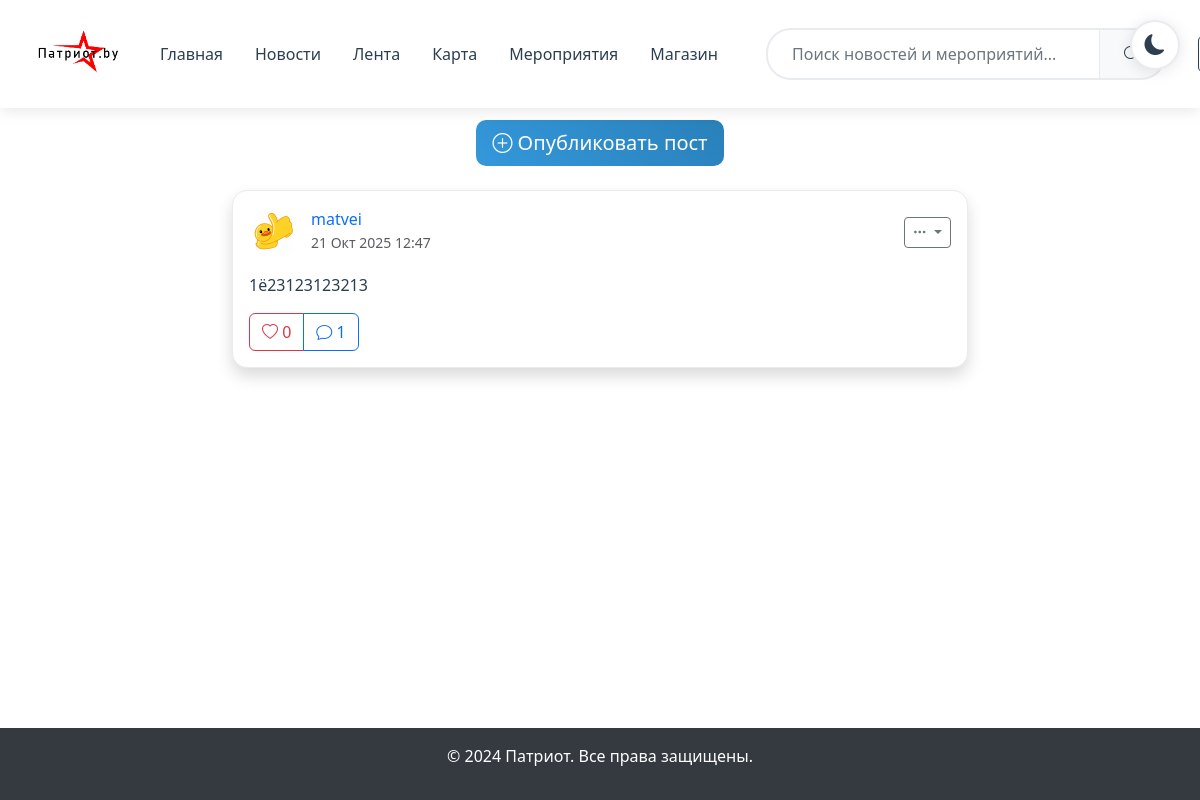
/feed/ (signed in), run on the app's committed database.
### app/models.py (models this page shows, shortened)
class Post(models.Model):
    POST_TYPES = [
        ('text', 'Текст'),
        ('image', 'Изображение'),
        ('video', 'Видео'),
        ('audio', 'Аудио'),
    ]
    author = models.ForeignKey(User, related_name='post_set', on_delete=models.CASCADE)
    content = models.TextField(verbose_name="Текст поста")
    post_type = models.CharField(max_length=10, choices=POST_TYPES, default='text')
    media_file = models.FileField(upload_to='posts/media/', blank=True, null=True)
    audio_cover = models.ImageField(upload_to='posts/audio_covers/', blank=True, null=True,
                                    verbose_name="Обложка аудио")
    created_at = models.DateTimeField(auto_now_add=True)
    updated_at = models.DateTimeField(auto_now=True)
    class Meta:
        ordering = ['-created_at']
    def user_can_delete(self, user):
        return user.is_authenticated and (user == self.author or user.is_staff)

class UserProfile(models.Model):
    user = models.OneToOneField(User, on_delete=models.CASCADE)
    avatar = models.ImageField(upload_to='avatars/', null=True, blank=True)
    status = models.CharField(max_length=255, blank=True)
    bio = models.TextField(blank=True)
    diamonds = models.IntegerField(default=0)
    created_at = models.DateTimeField(auto_now_add=True)
    updated_at = models.DateTimeField(auto_now=True)
    active_avatar_frame = models.ForeignKey(ShopItem, on_delete=models.SET_NULL,
                                            null=True, blank=True,
                                            related_name='active_avatar_frames',
                                            verbose_name="Активная рамка аватарки",
                                            limit_choices_to={'category': 'avatar_frame'})
    active_profile_background = models.ForeignKey(ShopItem, on_delete=models.SET_NULL,
                                                  null=True, blank=True,
                                                  related_name='active_backgrounds',
                                                  verbose_name="Активный фон профиля",
                                                  limit_choices_to={'category': 'profile_background'})
    active_badge = models.ForeignKey(ShopItem, on_delete=models.SET_NULL,
                                     null=True, blank=True,
                                     related_name='active_badges',
                                     verbose_name="Активный значок",
                                     limit_choices_to={'category': 'badge'})

### app/views.py (the view)
# urls.py: path('feed/', views.feed_view, name='feed'),
@login_required
def feed_view(request):
    posts = Post.objects.all().select_related('author').prefetch_related('likes', 'comments').order_by('-created_at')
    comment_form = CommentForm()
    context = {
        'posts': posts,
        'comment_form': comment_form,
    }
    return render(request, 'feed/feed.html', context)

### app/forms.py
class CommentForm(forms.ModelForm):
    class Meta:
        model = Comment
        fields = ['content']
        widgets = {
            'content': forms.Textarea(attrs={
                'class': 'form-control',
                'rows': 2,
                'placeholder': 'Напишите комментарий...'
            }),
        }

### app/models.py (called while the page is built)
    def user_can_delete(self, user):
        return user.is_authenticated and (user == self.user or user == self.post.author or user.is_staff)

### app/templatetags/post_tags.py (called while the page is built)
@register.filter
def can_delete_post(post, user):
    return post.user_can_delete(user)

@register.filter
def can_delete_comment(comment, user):
    return comment.user_can_delete(user)

### app/templates/feed/feed.html (shortened to what this page needs)
{% extends 'base.html' %}
{% load static %}
{% load post_tags %}
{% block content %}
<div class="container mt-4">
    <div class="row justify-content-center">
        <div class="col-md-8">
            <div class="text-center mb-4">
                {% if user.is_authenticated %}
                <button type="button" class="btn btn-primary btn-lg" data-bs-toggle="modal" data-bs-target="#createPostModal">
                    <i class="bi bi-plus-circle"></i> Опубликовать пост
                </button>
                {% endif %}
            </div>
            <div id="posts-feed">
                {% for post in posts %}
                <div class="card shadow mb-4 post-card" id="post-{{ post.id }}">
                    <div class="card-body">
                        <div class="d-flex align-items-center justify-content-between mb-3">
                            <div class="d-flex align-items-center">
                                <a href="{% url 'user_profile' post.author.username %}" class="text-decoration-none">
                                    <div style="position: relative; width: 50px; height: 50px; margin-right: 12px;">
                                        {% if post.author.userprofile.avatar %}
                                            <img src="{{ post.author.userprofile.avatar.url }}"
                                                 alt="Аватар"
                                                 style="width: 40px; height: 40px; object-fit: cover; position: absolute; top: 5px; left: 5px; z-index: 1; border-radius: 6px;">
                                        {% endif %}
                                    </div>
                                </a>
                                <div>
                                    <a href="{% url 'user_profile' post.author.username %}" class="text-decoration-none">
                                        <h6 class="mb-0">{{ post.author.username }}</h6>
                                    </a>
                                    <small class="text-muted">{{ post.created_at|date:"d M Y H:i" }}</small>
                                </div>
                            </div>
                            {% if user.is_authenticated and post|can_delete_post:user %}
                            <div class="dropdown">
                                <button class="btn btn-sm btn-outline-secondary dropdown-toggle" type="button" data-bs-toggle="dropdown">
                                    <i class="bi bi-three-dots"></i>
                                </button>
                            </div>
                            {% endif %}
                        </div>
                        <p class="card-text">{{ post.content|linebreaksbr }}</p>
                        <div class="d-flex justify-content-between align-items-center">
                            <div class="btn-group">
                                {% if user.is_authenticated %}
                                <button class="btn btn-outline-danger like-btn {% if user in post.likes.all %}liked{% endif %}"
                                        data-post-id="{{ post.id }}">
                                    <i class="bi bi-heart{% if user in post.likes.all %}-fill{% endif %}"></i>
                                    <span class="likes-count">{{ post.likes.count }}</span>
                                </button>
                                {% else %}
                                <a href="{% url 'login' %}?next={{ request.path }}" class="btn btn-outline-danger">
                                    <i class="bi bi-heart"></i>
                                    <span class="likes-count">{{ post.likes.count }}</span>
                                </a>
                                {% endif %}
                                <button class="btn btn-outline-primary comment-btn" data-bs-toggle="collapse"
                                        data-bs-target="#comments-{{ post.id }}">
                                    <i class="bi bi-chat"></i>
                                    <span class="comments-count">{{ post.comments.count }}</span>
                                </button>
                            </div>
                        </div>
                    </div>
                </div>
                {% endfor %}
            </div>
        </div>
    </div>
</div>
{% endblock %}

### app/templates/base.html (style rules this page uses)
:root { --bg-primary: #ffffff; --bg-secondary: #f8f9fa; --bg-card: #ffffff; --text-primary: #2c3e50; --text-secondary: #6c757d; --border-color: #e9ecef; --shadow-light: 0 2px 15px rgba(0, 0, 0, 0.1); --shadow-medium: 0 4px 20px rgba(0, 0, 0, 0.15); --header-bg: #ffffff; --header-text: #2c3e50; --footer-bg: #343a40; --footer-text: #ffffff; --nav-link-color: #2c3e50; --nav-link-hover: #3498db; --btn-outline-color: #2c3e50; --btn-primary-bg: #3498db; --btn-primary-hover: #2980b9; --modal-bg: #ffffff; --modal-text: #212529; --search-bg: #ffffff; --search-text: #000000; --search-border: #e9ecef; --search-placeholder: #6c757d; --card-bg: #ffffff; --card-text: #2c3e50; --section-divider-bg: #ffffff; }
body { background-color: var(--bg-primary); color: var(--text-primary); transition: all 0.5s ease; min-height: 100vh; display: flex; flex-direction: column; }
a, button, .btn, .card, .nav-link { transition: all 0.3s ease; }

### app/templates/feed/feed.html (style rules this page uses)
.post-card { border: none; border-radius: 15px; background: var(--card-bg); color: var(--card-text); border: 1px solid var(--border-color); }
.btn-primary { background: linear-gradient(45deg, var(--btn-primary-bg), var(--btn-primary-hover)); border: none; border-radius: 10px; }

### data on the page
Post: author.userprofile.avatar (picture), author.username "matvei", created_at "21 Окт 2025 12:47", content "1ё23123123213", likes.count "0", comments.count "1"
